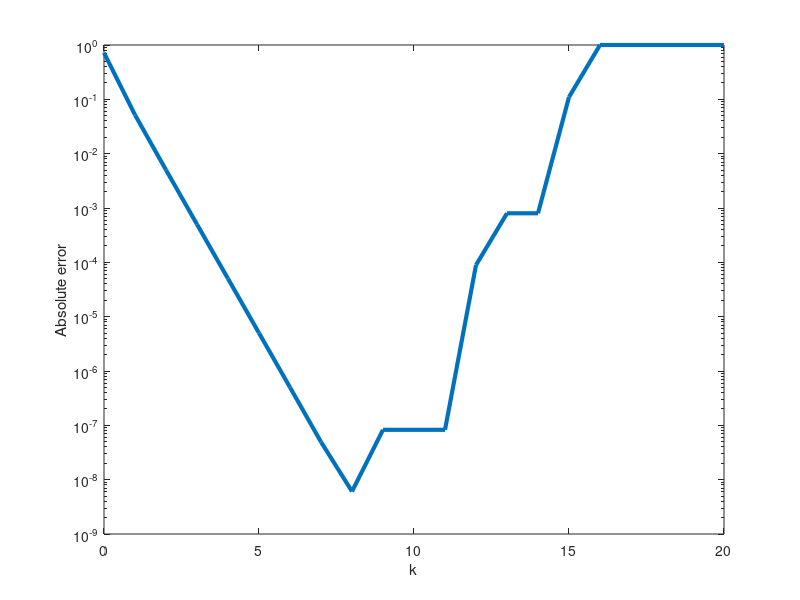
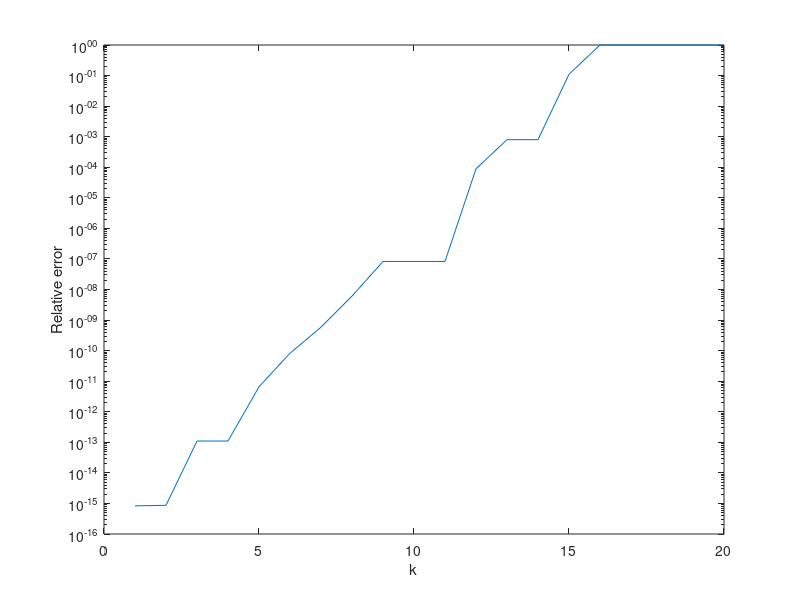
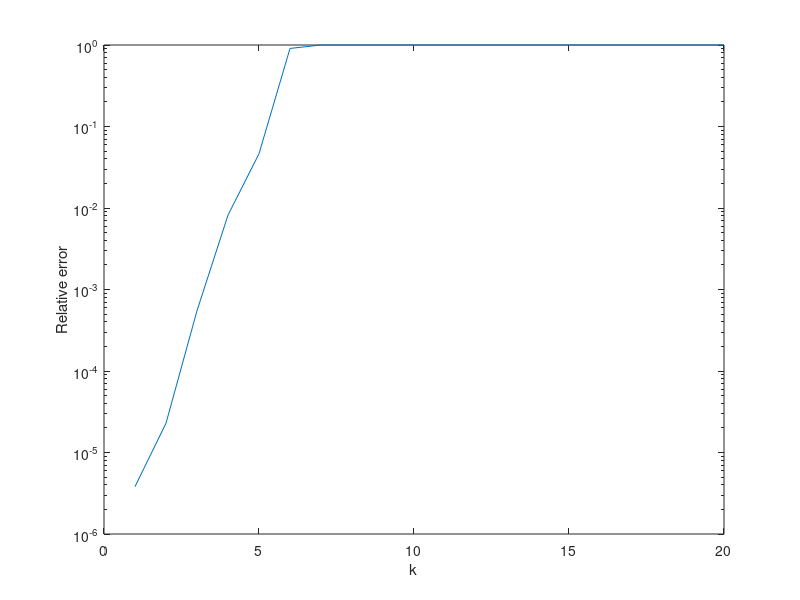

Here is the MATLAB script that generated these plots, in order: (Note: this script raises an error after producing the figures.)
% Script lecture 210920

clear all
close all
format long

%% Exercise 1
a        = zeros(21,1);
abs_err1 = zeros(21,1);
for k = 0:20   
    h=10^(-k);
    a(k+1,1) = (exp(h)-1)/h;
    abs_err1(k+1,1) = abs(a(k+1,1) - 1);
end

figure(1)
semilogy(0:20, abs_err1, 'LineWidth', 3)
xlabel('k')
ylabel('Absolute error')

%% Exercise 2
rel_err21=zeros(21,1);
rel_err22=zeros(21,1);

for k = 0:20
    a(k+1) = ( 1 + 10^(-k) - 1 );
    rel_err21(k+1,1) = abs( ( (1+10^(-k)) -1 ) - 10^(-k) ) / 10^(-k);
    rel_err22(k+1,1) = abs( 1 + 10^(-k) - 10^(-k) -1 ) / 10^(-k);
end

figure(2)
semilogy(0:20, rel_err21)
xlabel('k')
ylabel('Relative error')
rel_err23=zeros(21,1);
rel_err24=zeros(21,1);

for k = 0:20
    for m = 1:10
        a(k+1,m) = ( 10^(m) + 10^(-k) - 10^(m) );
        rel_err23(k+1,m) = abs( ( (10^(m)+10^(-k) ) -10^(m) ) - 10^(-k) ) / 10^(-k);
        rel_err24(k+1,m) = abs( 10^(m) + 10^(-k) -10^(-k) - 10^(m) ) / 10^(-k);
    end
end

figure(3)
semilogy(0:20, rel_err23(:,10))
xlabel('k')
ylabel('Relative error')


%% Exercise 3

%Script fixed_point1

%% Exercise 4

%Script fixed_point2

%% Exercise 5
%See function mysqrt

a_sqrt=mysqrt(.4,1,.00001);


a_sqrt_check=sqrt(.4);

a_sqrt
a_sqrt_check
